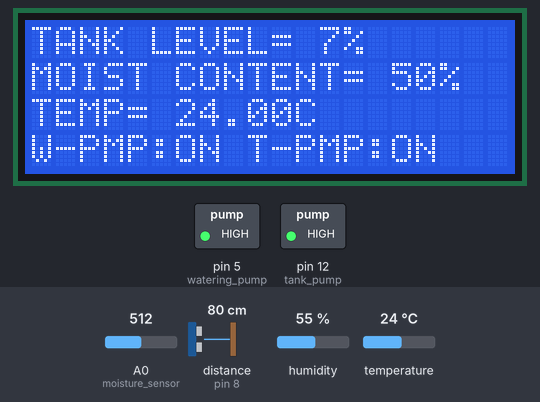
This sketch was run on a simulated Arduino Uno, built with avr-gcc and run on an emulated ATmega328P. Parts: 20×4 character LCD, switched loads named in the sketch (green lamp = pin HIGH). Wiring (inferred from the names in the program): ultrasonic range finder: trigger pin 9; echo pin 8. Inputs (shaded band) come from the test bench; at power-on: A0 (moisture_sensor) = 512, distance to the obstacle (sensor on pin 8) 80 cm, temperature 24 °C, humidity 55 %. The echo pulse lasts 58.3 µs per cm; the modem accepts every AT command (registered, SIM ready, sends succeed) and sends nothing else; pins used as bus, display or sensor lines are not drawn; what the sketch prints to the serial monitor is not drawn.

Above: at 3.3 s.
3.4 s: A0 (moisture_sensor) set to 858
At 5.4 s:
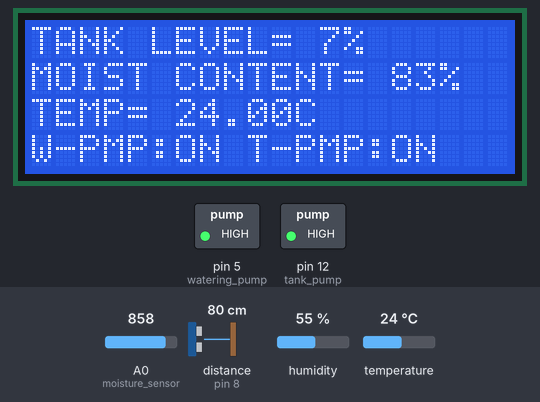
6.1 s: A0 (moisture_sensor) set to 877
At 7.9 s:
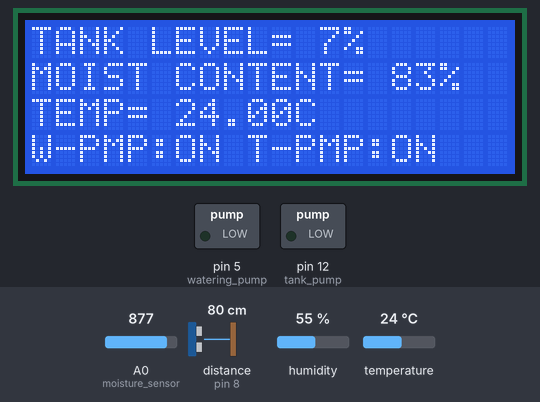
8.2 s: A0 (moisture_sensor) set to 992
At 10.3 s:
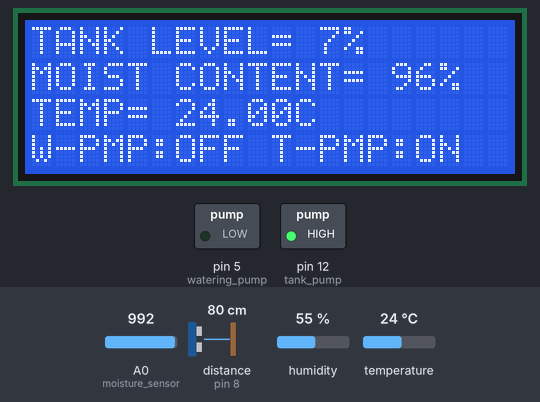
10.6 s: distance to the obstacle (sensor on pin 8) set to 2 cm
16.9 s: temperature set to 12 °C
At 18.8 s:
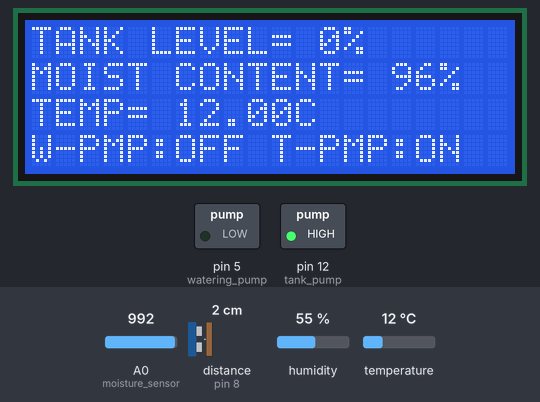
19.5 s: distance to the obstacle (sensor on pin 8) set to 18 cm
At 21.2 s:
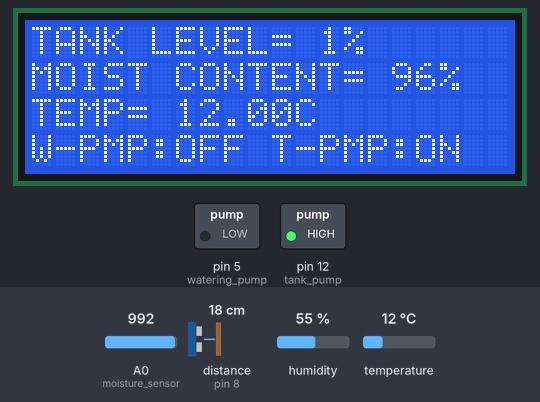
Timing chart, 0 to 22.7 s (numbered marks = the images above; inputs shaded):
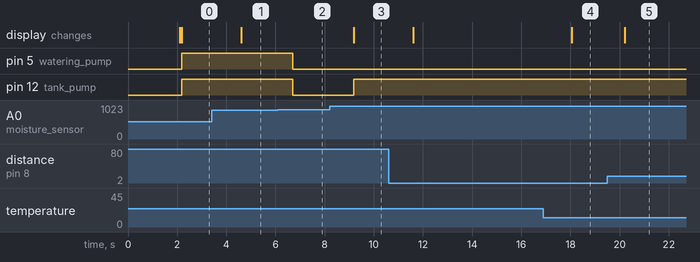

Measured:
- the behaviour switches between 869 and 870 on A0 (moisture_sensor) (found by bisection; images 1 and 2)
- after the input at 3.4 s, the display: changes after 1.2 s (image 1)
- after the input at 6.1 s, pin 5 (watering_pump), pin 12 (tank_pump): HIGH → LOW after 0.61 s
- after the input at 8.2 s, pin 12 (tank_pump): LOW → HIGH after 0.99 s; the display: changes after 0.99 s (image 3)
- after the input at 16.9 s, the display: changes after 1.2 s (image 4)
- after the input at 19.5 s, the display: changes after 0.72 s (image 5)

The sketch:

IRRIGATION_PROJECT.ino
```cpp
#include <Wire.h>
#include <LiquidCrystal_I2C.h>
#include <SoftwareSerial.h>
#include <DHT.h>

// Pins and constants
#define echo 8
#define trigger 9
#define tank_pump 12
#define watering_pump 5
#define moisture_sensor A0
#define DHTPIN 10         // DHT11 sensor connected to digital pin 10
#define DHTTYPE DHT11     // Define sensor type as DHT11

// Variables
long duration;
int distance;
int moisture_value;
int distance_percent;
int moist_percent;
float temperature;
bool prev_tank_pump_state = LOW;
bool prev_watering_pump_state = LOW;

// LCD, GSM module, and DHT sensor initialization
LiquidCrystal_I2C lcd(0x27, 20, 4); // 20x4 LCD with I2C address 0x27
SoftwareSerial SIM800L(3, 2);       // SIM800L TX on pin 2, RX on pin 3
DHT dht(DHTPIN, DHTTYPE);           // Initialize DHT11 sensor

void setup() {
  // Initialize LCD
  lcd.init();
  lcd.backlight();
  lcd.setCursor(1, 1);
  lcd.print("IRRIGATION PROJECT");
  lcd.setCursor(6, 2);
  lcd.print("GROUP ONE");
  lcd.setCursor(7, 3);
  lcd.print("WELCOME");
  delay(2000);
  lcd.clear();

  // Initialize GSM module
  SIM800L.begin(9600);
  Serial.begin(9600);

  // Set pin modes
  pinMode(echo, INPUT);
  pinMode(trigger, OUTPUT);
  digitalWrite(trigger, LOW);
  pinMode(moisture_sensor, INPUT);
  pinMode(watering_pump, OUTPUT);
  pinMode(tank_pump, OUTPUT);
  digitalWrite(watering_pump, LOW);
  digitalWrite(tank_pump, LOW);

  // Initialize DHT sensor
  dht.begin();

  // Display setup complete message
  Serial.println("System Initialized.");
}

void loop() {
  // Level Sensor
  digitalWrite(trigger, LOW);
  delayMicroseconds(2);
  digitalWrite(trigger, HIGH);
  delayMicroseconds(10);
  digitalWrite(trigger, LOW);
  duration = pulseIn(echo, HIGH);
  distance = duration * 0.017;
  distance_percent = map(distance, 0, 1023, 0, 100);

  // Moisture Sensor
  moisture_value = analogRead(moisture_sensor);
  moist_percent = map(moisture_value, 0, 1023, 0, 100);

  // Temperature from DHT11
  temperature = dht.readTemperature();

  // Display readings on the serial monitor
  Serial.print("Tank Level: ");
  Serial.print(distance_percent);
  Serial.print("%, Moisture Content: ");
  Serial.print(moist_percent);
  Serial.print("%, Temperature: ");
  Serial.print(temperature);
  Serial.println("°C");

  // Update LCD and conditions
  condition();
}

void condition() {
  bool current_tank_pump_state = LOW;
  bool current_watering_pump_state = LOW;

  if (distance_percent > 65 && moist_percent < 85) {
    LCD_3();
    current_tank_pump_state = LOW;
    current_watering_pump_state = HIGH;
  } else if (distance_percent < 65 && moist_percent > 85) {
    LCD_2();
    current_tank_pump_state = HIGH;
    current_watering_pump_state = LOW;
  } else if (distance_percent > 65 && moist_percent > 85) {
    LCD_4();
    current_tank_pump_state = LOW;
    current_watering_pump_state = LOW;
  } else if (distance_percent < 65 && moist_percent < 85) {
    LCD_1();
    current_tank_pump_state = HIGH;
    current_watering_pump_state = HIGH;
  }

  // Update pump states
  digitalWrite(tank_pump, current_tank_pump_state);
  digitalWrite(watering_pump, current_watering_pump_state);

  // Send SMS only when the pump states change
  if (current_tank_pump_state != prev_tank_pump_state || current_watering_pump_state != prev_watering_pump_state) {
    sendSMS(current_tank_pump_state, current_watering_pump_state);
    prev_tank_pump_state = current_tank_pump_state;
    prev_watering_pump_state = current_watering_pump_state;
  }

  // Log pump states to the serial monitor
  Serial.print("Tank Pump: ");
  Serial.print(current_tank_pump_state ? "ON" : "OFF");
  Serial.print(", Watering Pump: ");
  Serial.println(current_watering_pump_state ? "ON" : "OFF");

  delay(1000);
}

void sendSMS(bool tank_pump_state, bool watering_pump_state) {
  String smsContent = "Tank Pump: ";
  smsContent += (tank_pump_state ? "ON" : "OFF");
  smsContent += ", Watering Pump: ";
  smsContent += (watering_pump_state ? "ON" : "OFF");
  smsContent += ", Temperature: ";
  smsContent += temperature;
  smsContent += "°C";

  Serial.println("Preparing to send SMS...");
  Serial.print("SMS: ");
  Serial.println(smsContent);

  SIM800L.print("AT+CMGF=1\r"); // Set SMS to text mode

  SIM800L.print("AT+CMGS=\"+256761005390\"\r"); // Replace with recipient number
  delay(100);
  Serial.println("Recipient Number: +256761005390");

  SIM800L.print(smsContent);
  delay(100);
  SIM800L.write(26); // End SMS with CTRL+Z
  delay(1000);

  Serial.println("SMS Sent.");
}

void LCD_1() {
  lcd.clear();
  lcd.setCursor(0, 0);
  lcd.print("TANK LEVEL= ");
  lcd.print(distance_percent);
  lcd.print("%");
  lcd.setCursor(0, 1);
  lcd.print("MOIST CONTENT= ");
  lcd.print(moist_percent);
  lcd.print("%");
  lcd.setCursor(0, 2);
  lcd.print("TEMP= ");
  lcd.print(temperature);
  lcd.print("C");
  lcd.setCursor(0, 3);
  lcd.print("W-PMP:ON T-PMP:ON");
}

void LCD_2() {
  lcd.clear();
  lcd.setCursor(0, 0);
  lcd.print("TANK LEVEL= ");
  lcd.print(distance_percent);
  lcd.print("%");
  lcd.setCursor(0, 1);
  lcd.print("MOIST CONTENT= ");
  lcd.print(moist_percent);
  lcd.print("%");
  lcd.setCursor(0, 2);
  lcd.print("TEMP= ");
  lcd.print(temperature);
  lcd.print("C");
  lcd.setCursor(0, 3);
  lcd.print("W-PMP:OFF T-PMP:ON");
}

void LCD_3() {
  lcd.clear();
  lcd.setCursor(0, 0);
  lcd.print("TANK LEVEL= ");
  lcd.print(distance_percent);
  lcd.print("%");
  lcd.setCursor(0, 1);
  lcd.print("MOIST CONTENT= ");
  lcd.print(moist_percent);
  lcd.print("%");
  lcd.setCursor(0, 2);
  lcd.print("TEMP= ");
  lcd.print(temperature);
  lcd.print("C");
  lcd.setCursor(0, 3);
  lcd.print("W-PMP:ON T-PMP:OFF");
}

void LCD_4() {
  lcd.clear();
  lcd.setCursor(0, 0);
  lcd.print("TANK LEVEL= ");
  lcd.print(distance_percent);
  lcd.print("%");
  lcd.setCursor(0, 1);
  lcd.print("SOIL MOIST= ");
  lcd.print(moist_percent);
  lcd.print("%");
  lcd.setCursor(0, 2);
  lcd.print("TEMP= ");
  lcd.print(temperature);
  lcd.print("C");
  lcd.setCursor(0, 3);
  lcd.print("W-PMP:OFF T-PMP:OFF");
}
```
